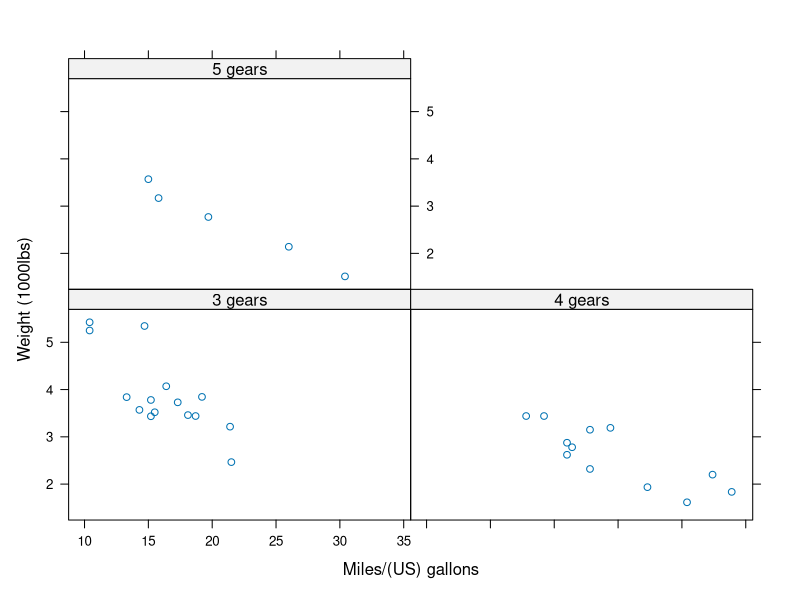

Write the R code that produced this figure.
library(lattice)

input <- mtcars[,c('wt','mpg','hp','gear','cyl')]

gear.f <- factor(input$gear,
                 levels = c(3,4,5),
                 labels = c("3 gears","4 gears","5 gears"))

cyl.f <- factor(input$cyl,
                levels=c(4,6,8),
                labels=c("4 cyl","6 cyl","8 cyl")) 

xyplot(wt~mpg | gear.f,
       data=input,
       xlab = "Miles/(US) gallons",
       ylab = "Weight (1000lbs)")
